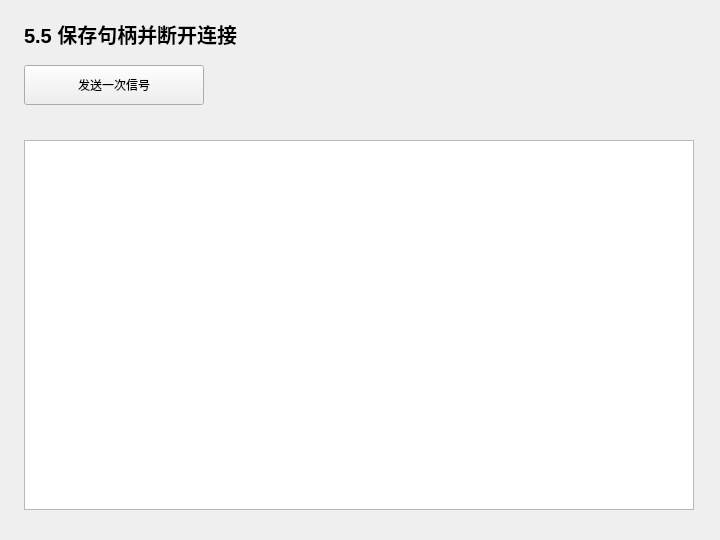
<?xml version="1.0" encoding="UTF-8"?>
<ui version="4.0">
 <class>Widget</class>
 <widget class="QWidget" name="Widget">
  <property name="geometry">
   <rect>
    <x>0</x>
    <y>0</y>
    <width>720</width>
    <height>540</height>
   </rect>
  </property>
  <property name="windowTitle">
   <string>5.5 保存句柄并断开连接</string>
  </property>
  <widget class="QLabel" name="headingLabel">
   <property name="geometry">
    <rect>
     <x>24</x>
     <y>18</y>
     <width>670</width>
     <height>32</height>
    </rect>
   </property>
   <property name="text">
    <string>5.5 保存句柄并断开连接</string>
   </property>
   <property name="font">
    <font>
     <pointsize>15</pointsize>
     <bold>true</bold>
    </font>
   </property>
  </widget>
  <widget class="QPlainTextEdit" name="outputEdit">
   <property name="geometry">
    <rect>
     <x>24</x>
     <y>140</y>
     <width>670</width>
     <height>370</height>
    </rect>
   </property>
   <property name="readOnly">
    <bool>true</bool>
   </property>
  </widget>
  <widget class="QPushButton" name="sourceButton">
   <property name="geometry">
    <rect>
     <x>24</x>
     <y>65</y>
     <width>180</width>
     <height>40</height>
    </rect>
   </property>
   <property name="text">
    <string>发送一次信号</string>
   </property>
  </widget>
 </widget>
 <resources />
 <connections />
</ui>
